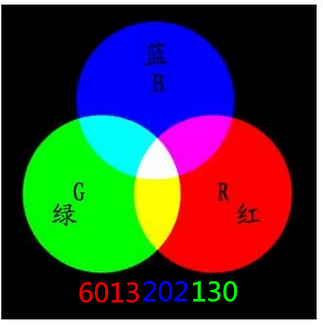
//> input picture 5.实验五/ConsoleApplication4/6013202130.jpg, 323 x 325 px
$ ./源   (built with g++ and OpenCV 4)
//> lines starting //> are read from the running program, lines starting //| are printed output that depends on the picture
/**********************************************************************************************************
*  opencv 学习 ： 2016年3月24日18:30:08

1. 图像载入函数
函数cvLoadImage载入指定图像文件，并返回指向该文件的IplImage指针。函数支持bmp、jpg、 png、 tiff等格式的图像。其函数原型如下：
IplImage* cvLoadImage( const char* filename, int iscolor);
其中，filename 是待载入图像的名称，包括图像的扩展名；iscolor是一个辅助参数项，可选正数、零和负数三种值，正数表示作为三通道图像载入，零表示该图像作为单通道图像，负数表示载入图像的通道数由图像文件自身决定。
2. 窗口定义函数
函数cvNamedWindow定义一个窗口，用于显示图像。其函数原型如下：
int cvNamedWindow( const char* name, unsigned long flags );
其中，name是窗口名，flags是窗口属性指标值，可以选择CV_WINDOW_AUTOSIZE和0两种值。CV_WINDOW_AUTOSIZE表示窗口尺寸与图像原始尺寸相同，0表示以固定的窗口尺寸显示图像。
3. 图像显示函数
函数cvShowImage是在指定的窗口中显示图像，其函数原型如下：
void cvShowImage( const char* name, const CvArr* image );
其中，name是窗口名称，image是图像类型指针，一般是IplImage指针。
4. 图像保存函数
函数cvSaveImage以指定的文件名保存IplImage类型的指针变量，其函数原型如下：
int cvSaveImage( const char* filename, const CvArr* image );
其中，filename是图像保存路径和名称，image是IplImage指针变量。
5. 图像销毁函数
函数cvReleaseImage销毁已定义的IplImage指针变量，释放占用内存空间。其函数原型如下：
void cvReleaseImage( IplImage** image );
其中，image为已定义的IplImage指针。
6. 图像转换函数
cvGetImage( const CvArr* arr, IplImage* image_header )
7.销毁一个窗口。
void cvDestroyWindow( const char* name );

8.cvCvtPixToPlane是openCV里面的一个函数
#define cvCvtPixToPlane cvSplit
void cvSplit( const CvArr* oo, CvArr* dst0, CvArr* dst1,CvArr* dst2, CvArr* dst3 );
作用是：分割多通道数组成几个单通道数组或者从数组中提取一个通道
一般用法是cvCvtPixToPlane（IplImage * src,IplImage * dst1,IplImage *dst2,IplImage * dst3,IplImage *dst4)
第一个参数是源图像，后面是分离出来每个通道的目标图像，如果原图像是3通道的，可以把最后一个参数设置为空。例如cvCvtPixToPlane（IplImage * src,IplImage * dst1,IplImage *dst2,IplImage * dst3,NULL)，NULL也可以写为0.
使用该函数须包含#include<cv.h>头文件

9.CvSetImageCOI是设置图像的COI（感兴趣通道， of interesting）的函数。
功能：
设置图像的COI（感兴趣通道， of interesting）
格式：
void cvSetImageCOI（IplImage* image,int coi）；
参数
image 图像头,待处理图像
coi为0时表示选择所有通道，1表示第一个通道，2表示第二个等等

10.cvCreateImage( CvSize size, int depth, int s );
创建首地址并分配存储空间,返回的是地址。


***********************************************************************************************************/


/*
      2016年4月13日21:07:50编写opencv读取每个像素点的rgb值，并通过公式转换成hsi然后输出新图像
	  编写了一个子函数rgb转换为hsi的公式。


*/

#include <cv.h>
#include <highgui.h>
# include <math.h>
#define M_PI 3.1415
void RGB_to_HSI(IplImage *src, IplImage *dst);
int main(void)
{
	IplImage * oo  = cvLoadImage   ("6013202130.jpg", 1);
//> oo is the input picture: 325 rows x 323 cols, CV_8UC3; mean B, G, R 62.2, 61.9, 62.2
	IplImage * xx  = cvCreateImage  (cvGetSize(oo), 8, 1);
	RGB_to_HSI(oo, xx);
	cvNamedWindow("原图", 1);
	cvNamedWindow("HSI", 1);
	cvShowImage("原图", oo);
	cvShowImage("HSI" , xx);
	cvWaitKey(0);
	cvReleaseImage(&xx);
	cvReleaseImage(&oo);
	return 0;
}

void RGB_to_HSI(IplImage *src, IplImage *dst)
{
	int i, j;
	double b, g, r, numm, den, min, theta, H, S, I;
	CvScalar s0;
	for (i = 0; i<src->height; i++)
	for (j = 0; j<src->width; j++)
	{

		s0 = cvGet2D(src, i, j);
		b = s0.val[0] / 255;//rgb归一化
		g = s0.val[1] / 255;
		r = s0.val[2] / 255;
		//几何推导法转换
		numm = 0.5*((r - g) + (r - b));
		den = sqrt((r - g)*(r - g) + (r - b)*(g - b));
		if (den == 0)
			H = 0;
		else
		{
			theta = acos(numm / den);
			if (b>g)
				H = (2 * M_PI - theta) / (2 * M_PI);
			else
				H = theta / (2 * M_PI);
		}
		min = (b>g) ? g : b;
		min = (min>r) ? r : min;
		den = r + g + b;
		if (den == 0)
			S = 0;
		else
			S = 1 - 3 * min / den;
		I = (r + g + b) / 3;
		cvSet2D(dst, i, j, cvScalar(H * 180, S * 255, I * 255));
	}
//> this loop made 325 passes
//> (s0, b, g, r, numm, den) on passes 1 to 3: (Scalar(249, 249, 249), 0.976, 0.976, 0.976, 0, 2.93), (Scalar(251, 251, 251), 0.984, 0.984, 0.984, 0, 2.95), (Scalar(254, 252, 252), 0.996, 0.988, 0.988, -0.00392, 2.97)
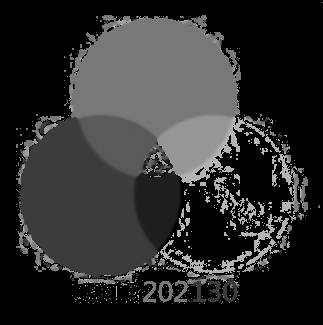
//> dst: 325 rows x 323 cols, CV_8UC1; min 0, max 180, mean 45.1
//> after the loop, b = 1; g = 1; r = 1; numm = 0; den = 3; min = 1
}
